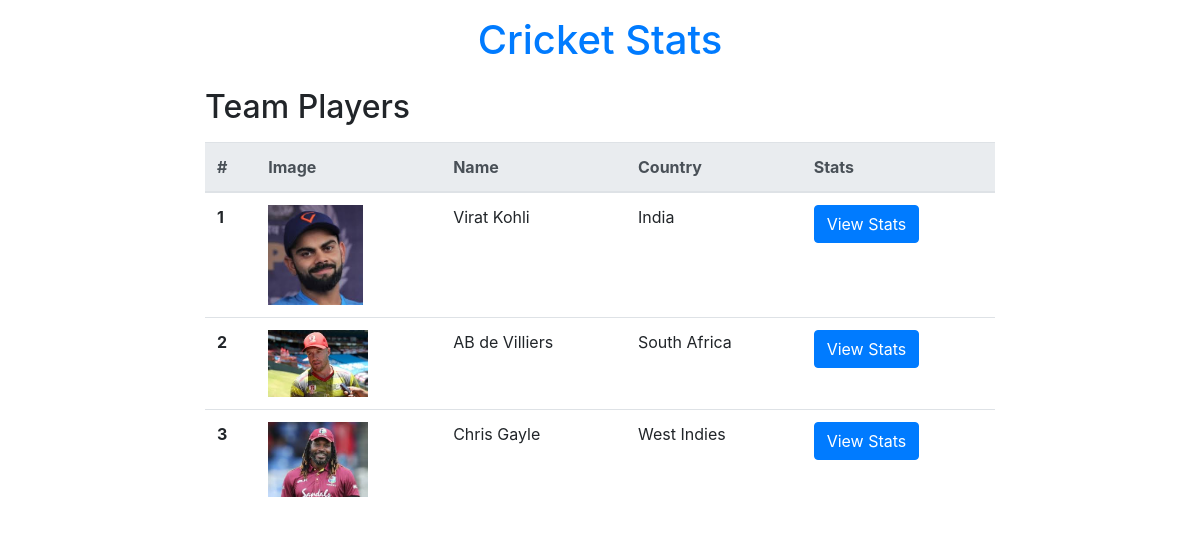
/team-players/2/, run on the app's committed database.
### stats/models.py (models this page shows, shortened)
class PlayerModel(models.Model):
    first_name = models.CharField(max_length=255, null=False, blank=False)
    last_name = models.CharField(max_length=255, null=False, blank=False)
    image = models.ImageField(null=False, blank=False)
    jersey_num = models.PositiveSmallIntegerField(null=False, blank=False)
    country = models.CharField(max_length=255, null=False, blank=False)
    matches = models.PositiveSmallIntegerField(default=0, null=False, blank=False)
    runs = models.PositiveSmallIntegerField(default=0, null=False, blank=False)
    highest_score = models.PositiveSmallIntegerField(default=0, null=False, blank=False)
    fifties = models.PositiveSmallIntegerField(default=0, null=False, blank=False)
    hundreds = models.PositiveSmallIntegerField(default=0, null=False, blank=False)
    team = models.ForeignKey(TeamModel, on_delete=models.CASCADE, null=False, blank=False)

### stats/views.py (the view)
# urls.py: path('team-players/<int:team_id>/', views.team_players_view),
def team_players_view(request, team_id):
    players = models.PlayerModel.objects.filter(team_id=team_id)
    return render(request, 'stats/team_players.html', {'players': players})

### stats/templates/stats/team_players.html (shortened to what this page needs)
<!DOCTYPE html>
<html lang="en">
<head>
    <link rel="stylesheet"
        href="https://cdnjs.cloudflare.com/ajax/libs/twitter-bootstrap/4.4.1/css/bootstrap.min.css" />
</head>
<body>
    <div class="row mt-3">
        <div class="col-lg-2"></div>
        <div class="col-lg-8 text-center">
            <h1><a href="/">Cricket Stats</a></h1>
        </div>
    </div>
    <div class="row mt-3">
        <div class="col-lg-2"></div>
        <div class="col-lg-8">
            <h2>Team Players</h2>
            <table class="table mt-3">
                <thead class="thead-light">
                    <tr>
                        <th scope="col">#</th>
                        <th scope="col">Image</th>
                        <th scope="col">Name</th>
                        <th scope="col">Country</th>
                        <th scope="col">Stats</th>
                    </tr>
                </thead>
                <tbody>
                    {% for player in players %}
                        <tr>
                            <th scope="row">{{ forloop.counter }}</th>
                            <td><img class="img-fluid" style="max-width: 100px; max-height: 100px;"
                                    src="{{ player.image.url }}" alt=""></td>
                            <td>{{ player.first_name }} {{ player.last_name }}</td>
                            <td>{{ player.country }}</td>
                            <td><a href="/player-stats/{{ player.id }}/" class="btn btn-primary">View Stats</a></td>
                        </tr>
                    {% endfor %}
                </tbody>
            </table>
        </div>
    </div>
</body>
</html>

### data on the page
PlayerModel: image (picture), first_name "Virat", last_name "Kohli", country "India"
PlayerModel: image (picture), first_name "AB", last_name "de Villiers", country "South Africa"
PlayerModel: image (picture), first_name "Chris", last_name "Gayle", country "West Indies"
